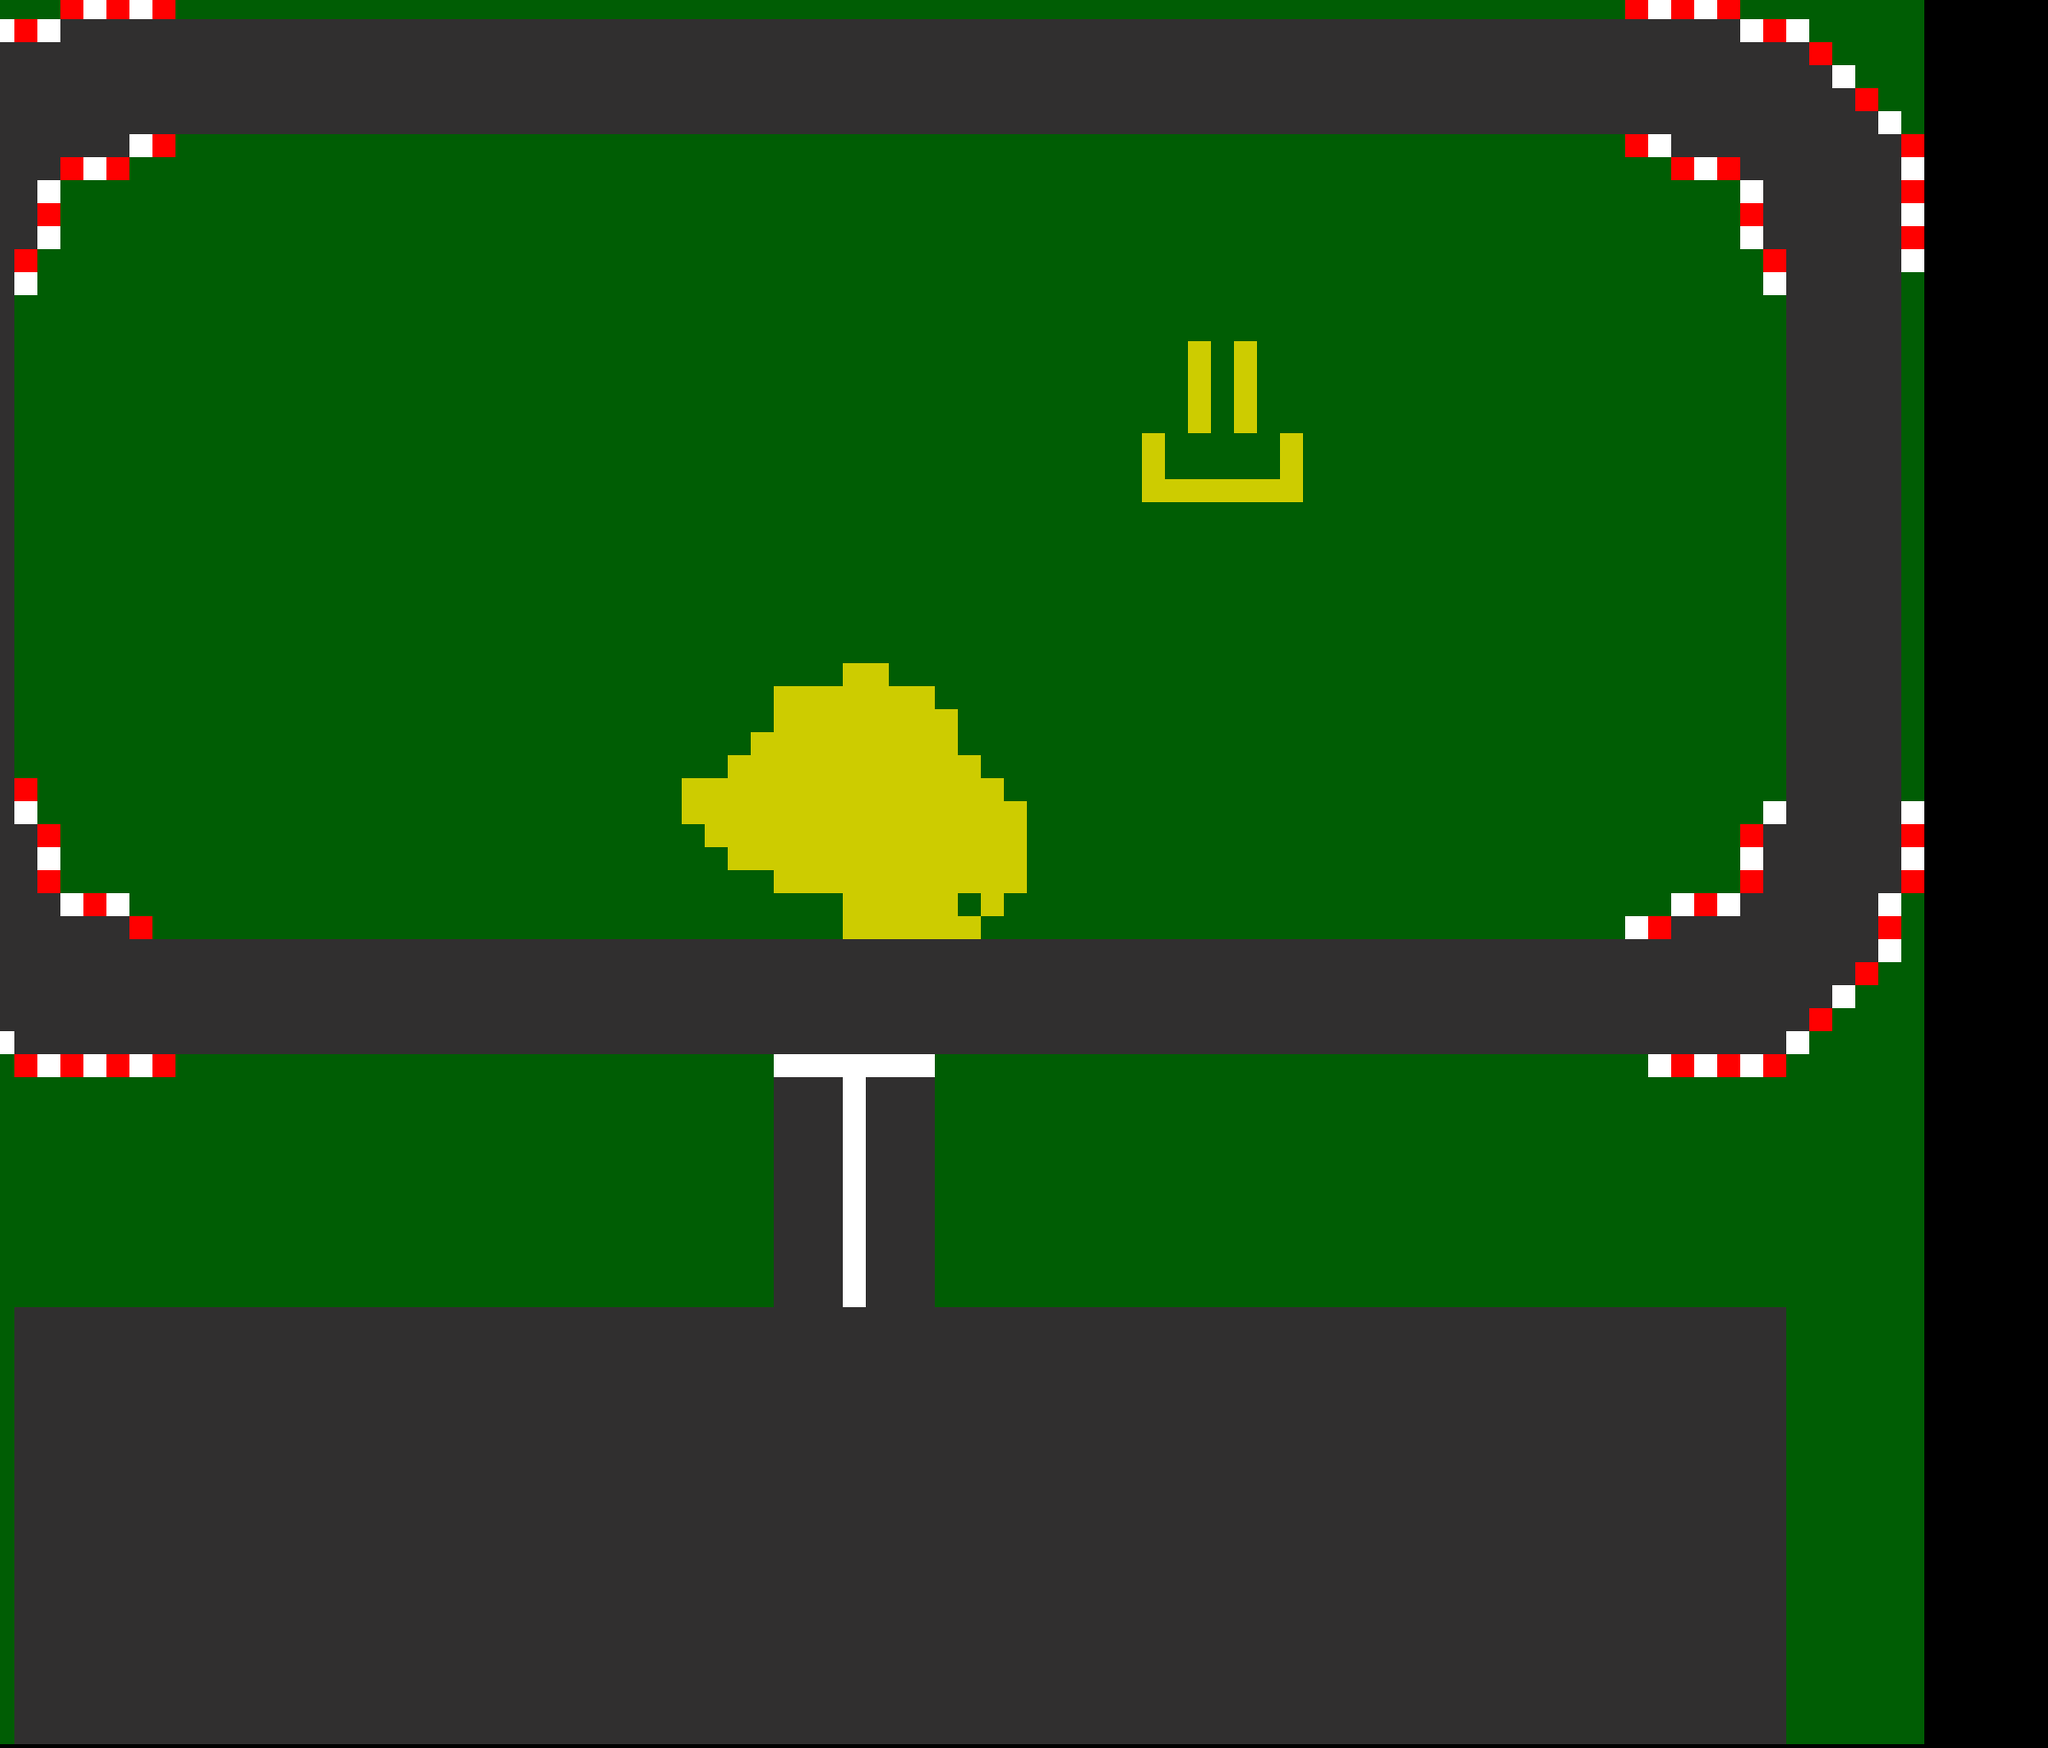

Rendered tile map (Tiled .tmx) drawn with the repository's tilesets; below, a short description and the map source with its tile grids summarised:
An orthogonal 89x76 tile map with 24x24 px tiles, 2 tile layers (Collision, Road).

<map version="1.10" tiledversion="1.11.2" orientation="orthogonal" renderorder="right-down" width="89" height="76" tilewidth="24" tileheight="24" infinite="0" nextlayerid="5" nextobjectid="1">
 <tileset firstgid="1" source="New_Piskel.tsx" />
 <layer id="1" name="Collision" width="89" height="76" offsetx="-129.333" offsety="-4">
  <data>[6764 cells, 3921 non-empty, 2 distinct tile ids]</data>
 </layer>
 <layer id="4" name="Road" width="89" height="76" offsetx="-129.333" offsety="-4">
  <data>[6764 cells, 2843 non-empty, 3 distinct tile ids]</data>
 </layer>
</map>